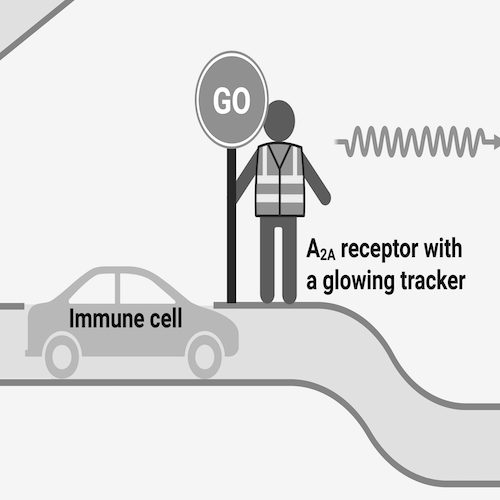
#> input picture final_project_image.png, 500 x 500 px
$ jupyter execute 'final project.ipynb'
#> lines starting #> are read from the running program, lines starting #| are printed output that depends on the picture; long printed decimals are rounded
[cell 1]
#checking if i have all the installations i need for my project
import numpy
import matplotlib
import scipy

print("NumPy version:", numpy.__version__)
print("Matplotlib version:", matplotlib.__version__)
print("SciPy version:", scipy.__version__)

# if i have all of them i should see the versions printed

[cell 2]
# importing the libraries and set the shortcuts/abbreviations for these libraries
import numpy as np
import matplotlib.pyplot as plt
from scipy import ndimage, stats #modules used from scipy: ndimage for image processing so that it can produce a blurred version, stats for statistical tests
import matplotlib.image as mpimg # for matplotlib to read the image as numpy array

png = mpimg.imread('final_project_image.png') # to read the initial image as a numpy array and named it png
#> png is the input picture: shape (500, 500) float32; min 0, max 1, mean 0.885
plt.figure(figsize=(5, 5), dpi=100) #convert the 500x500 pixel image to a inch unit that matplotlib can understand; assuming 100 pixel per inch as it is typical used
plt.imshow(png, cmap='gray') # without the colour map set to gray, th eimage shows in RGB
plt.title('Original Image') #title for readability of the results
plt.show() # to show the initial image i made which is in the same directory as this code

blurred = ndimage.gaussian_filter(png, sigma=4) # to apply a gaussian filter to the initial image stored as png; sigma is how blurred we want, i can change it to a hiher valye for a more blurred image
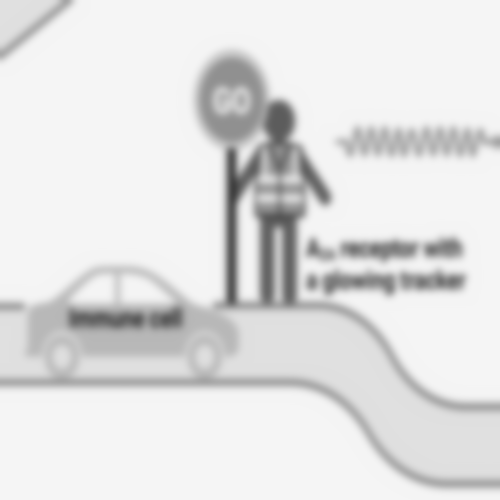
#> blurred: shape (500, 500) float32; min 0.251, max 0.961, mean 0.885
plt.figure(figsize=(5, 5), dpi=100)
plt.imshow(blurred, cmap='gray')
plt.title('Blurred Image')
plt.show() # pront the blurred image it just produced

# to create a histogram of the original image
hist_orig, bins_orig = np.histogram(png, bins=256, range=(0, 1))
#> hist_orig = 256 values, max 170548 at index 245, min 3 at index 15, mean 976.6; bins_orig = 257 values from 0 to 1
# the initial image is 8 bit, so it has 2^8=256 possible pixel values; normalize these value into 0-1; 1 being vert intense/dark and 0 being no intensity/lightest
hist_blur, bins_blur = np.histogram(blurred, bins=256, range=(0, 1))  #same things applied for the blyrred image
#> hist_blur = 256 values, max 147020 at index 245, min 0 at index 0, mean 976.6; bins_blur = 257 values from 0 to 1
plt.figure(figsize=(10, 10)) #set the plot size - this need to be before the plot command, otherwise it will not applied to whatever set before
# plot the two histograms on the same figure i just created
plt.plot(bins_orig[:-1], hist_orig, label='Original', color='green') # plot from the left edge of the first bin to the right edge of the last bin, original one in green
plt.plot(bins_blur[:-1], hist_blur, label='Blurred', color='red') #same for the blurred image, but in red
plt.title('Gray Scale Histogram of the Original and Blurred Images')
plt.xlabel('Pixel Intensity')
plt.ylabel('Frequency') # have title and lavels for each axis
plt.legend() # to include the legand for the two histograms
plt.grid(True) # to add grid lines for better readability
plt.show() #this will show the histogram
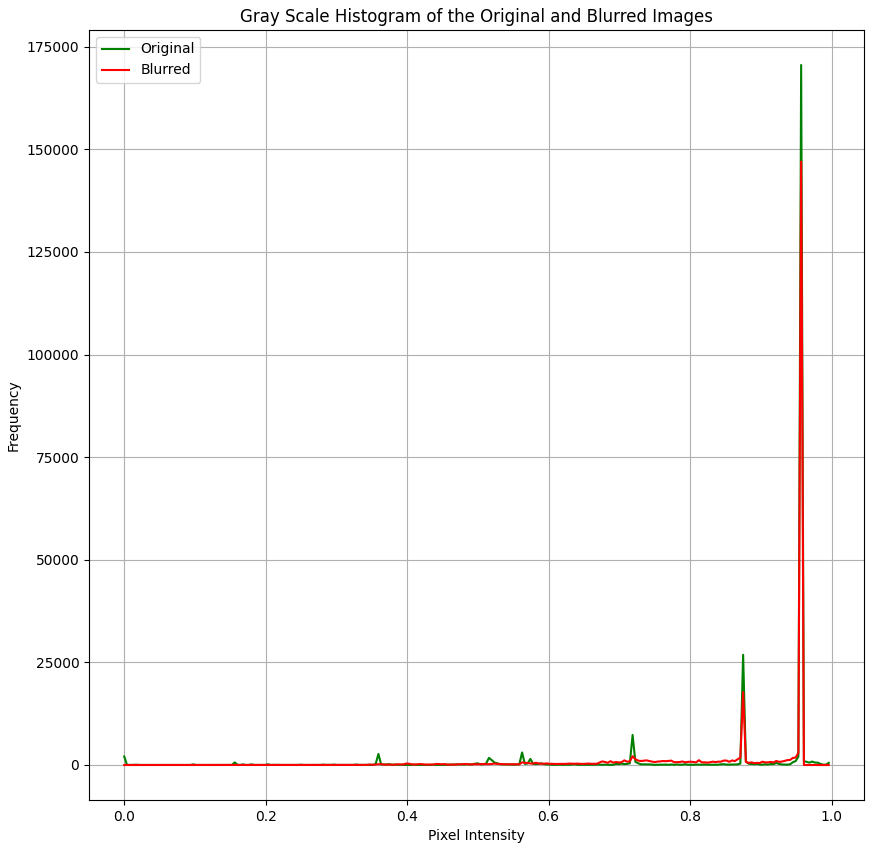
#> figure drawn by matplotlib, 1 panel; curve peaks at x = 0.957, y = 170548; curve peaks at x = 0.957, y = 147020

# Use Scipy stats on the histograms to see if there is any statistically significant diﬀerence
statistic, p_value = stats.ks_2samp(hist_orig, hist_blur) # to run the two-sample Kolmogorov-Smirnov test on the two histograms, that compares whether the two histograms (orig and blur) are from the same distribution
#> statistic = 0.32; p_value = 5.18e-12
print(f"Kolmogorov-Smirnov test statistic: {statistic}") #show how different the two histograms are
#| Kolmogorov-Smirnov test statistic: 0.3203
print(f"P-value: {p_value}") # show if the difference is statistically significant (p<0.05)
#| P-value: 5.1755082504440896e-12
if p_value < 0.05:
    print("p<0.05; statistically significant")
else:
    print("not significant")

# To write out the blurred image as a PNG file
plt.imsave('blurred_bootcamp_project_image.png', blurred, cmap='gray')
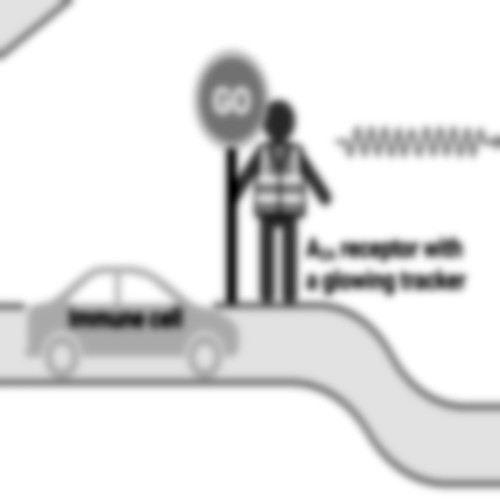
#> saved as blurred_bootcamp_project_image.png: shape (500, 500, 3); min 0, max 255, mean 227.9

#to write out a downscaled 250 x 250 pixel version
#first install the downscale function
from scipy.ndimage import zoom
def downscale(burred, target_size=(250, 250)): #define the downscale function, take the blrurred image and we want to downscale it to 250x250 pixels
#> called with target_size = (250, 250)
    zoom_factors = (0.5,0.5) #target height/original height, target width/original width (250/500 = 0.5)
    return zoom(blurred, zoom_factors)
downscaled = downscale(blurred)
plt.imsave('blurred_bootcamp_project_image_250x250.png', downscaled, cmap='gray')

#this is to show the downscaled image we just saved
plt.figure(figsize=(2.5,2.5), dpi=100) #set the figure size for the downscaled image
plt.imshow(downscaled, cmap='gray')
plt.title('Downscaled Blurred Image (250x250)')
plt.show() # show the downscaled image
